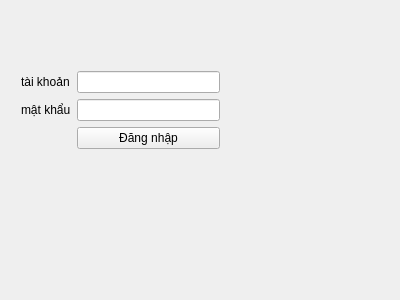
<?xml version="1.0" encoding="UTF-8"?>
<ui version="4.0">
 <class>Form</class>
 <widget class="QWidget" name="Form">
  <property name="geometry">
   <rect>
    <x>0</x>
    <y>0</y>
    <width>400</width>
    <height>300</height>
   </rect>
  </property>
  <property name="windowTitle">
   <string>Form</string>
  </property>
  <widget class="QWidget" name="">
   <property name="geometry">
    <rect>
     <x>21</x>
     <y>71</y>
     <width>199</width>
     <height>88</height>
    </rect>
   </property>
   <layout class="QFormLayout" name="formLayout">
    <item row="0" column="0">
     <widget class="QLabel" name="label">
      <property name="text">
       <string>tài khoản</string>
      </property>
     </widget>
    </item>
    <item row="0" column="1">
     <widget class="QLineEdit" name="o_nhap_tai_khoan"/>
    </item>
    <item row="1" column="0">
     <widget class="QLabel" name="label_2">
      <property name="text">
       <string>mật khẩu</string>
      </property>
     </widget>
    </item>
    <item row="1" column="1">
     <widget class="QLineEdit" name="o_nhap_mat_khau">
      <property name="echoMode">
       <enum>QLineEdit::Password</enum>
      </property>
     </widget>
    </item>
    <item row="2" column="1">
     <widget class="QPushButton" name="nut_dang_nhap">
      <property name="text">
       <string>Đăng nhập</string>
      </property>
     </widget>
    </item>
   </layout>
  </widget>
 </widget>
 <resources/>
 <connections/>
</ui>
